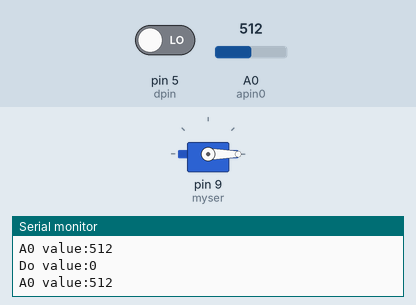
A sketch run on a simulated Arduino Uno, built with avr-gcc and run on an emulated ATmega328P. Parts: servo, the last lines printed to the serial monitor. The test bench sets the inputs (shaded band); at power-on: A0 (apin0) = 512, pin 5 (dpin) LOW.

Above: at 1.8 s.
1.9 s: A0 (apin0) set to 983
4.2 s: A0 (apin0) set to 1009
At 6.46 s:
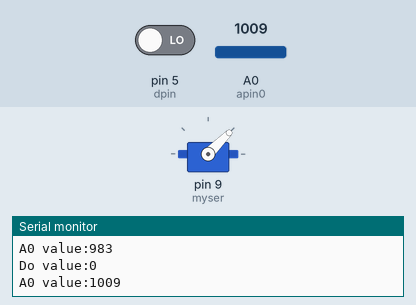
At 7.07 s:
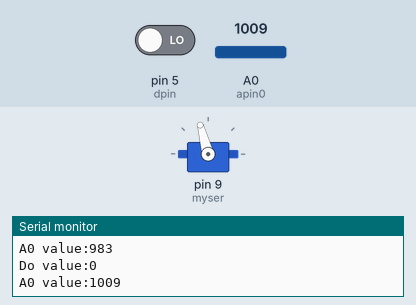
Timing chart, 0 to 14.3 s (numbered marks = the images above; inputs shaded):
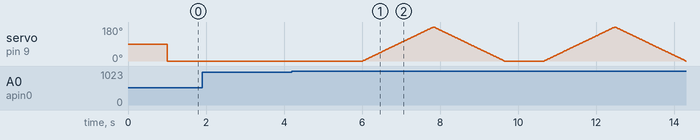

The sketch:

010_servo.ino
```cpp
#include<Servo.h>
int dpin=5;
int apin0=A0;
int apinval;

Servo myser;
void setup() {
  // put your setup code here, to run once:
pinMode(dpin,INPUT);
Serial.begin(9600);
myser.attach(9);
}


void loop() {
  // put your main code here, to run repeatedly:
Serial.print("Do value:");
Serial.println(digitalRead(dpin));
Serial.print("A0 value:");
apinval=analogRead(apin0);
Serial.println(apinval);
delay(1000);
if(apinval>1000)
{

  for(int pos=0;pos<=180;pos++)
  {
    myser.write(pos);
    delay(10);
  }
  for(int pos=180;pos>=0;pos--)
  {
    myser.write(pos);
    delay(10);
  }

}
else
{
  myser.write(0);
}

}
```

Measured:
- the behaviour switches between 1000 and 1001 on A0 (apin0) (found by bisection; images 0 and 1)
